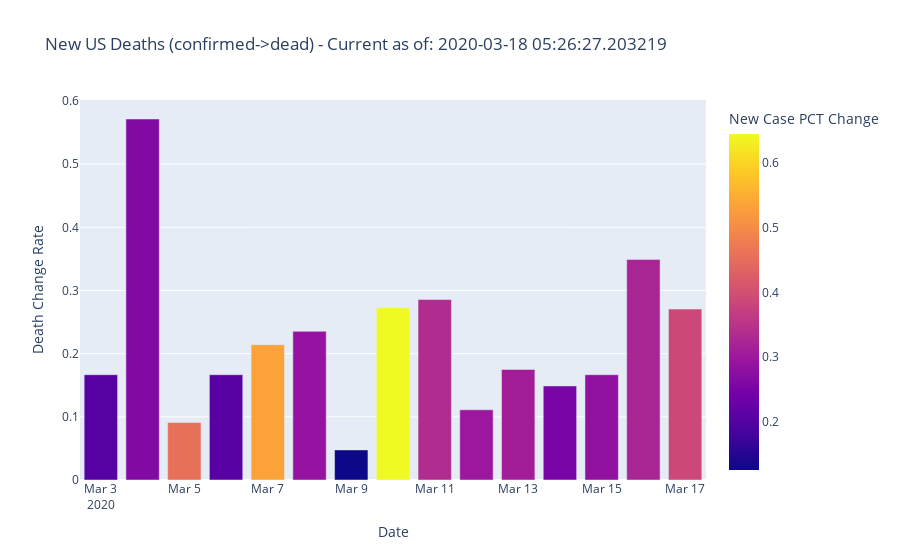

Write notebook code for a chart like this one.
### Code cell
us_chart = px.bar(us_totals[us_totals['Date'] >= '2020-03-03'], 
    x="Date", y="Death Change Rate", color="New Case PCT Change", 
    title="New US Deaths (confirmed->dead) - Current as of: "+str(NOW), 
    )
us_chart.show()

### Figure 1 — Plotly figure (JSON) as saved in the notebook; plotly's stock layout.template omitted (floating-point values rounded to 4 significant figures)
{"data": [{"alignmentgroup": "True", "hoverlabel": {"namelength": 0}, "hovertemplate": "Date=%{x}<br>Death Change Rate=%{y}<br>New Case PCT Change=%{marker.color}", "legendgroup": "", "marker": {"color": [0.2041, 0.2627, 0.4564, 0.2074, 0.5344, 0.2886, 0.1255, 0.6449, 0.3358, 0.2982, 0.3103, 0.2515, 0.2831, 0.3238, 0.3862], "coloraxis": "coloraxis"}, "name": "", "offsetgroup": "", "orientation": "v", "showlegend": false, "textposition": "auto", "type": "bar", "x": ["2020-03-03T00:00:00", "2020-03-04T00:00:00", "2020-03-05T00:00:00", "2020-03-06T00:00:00", "2020-03-07T00:00:00", "2020-03-08T00:00:00", "2020-03-09T00:00:00", "2020-03-10T00:00:00", "2020-03-11T00:00:00", "2020-03-12T00:00:00", "2020-03-13T00:00:00", "2020-03-14T00:00:00", "2020-03-15T00:00:00", "2020-03-16T00:00:00", "2020-03-17T00:00:00"], "xaxis": "x", "y": [0.1667, 0.5714, 0.09091, 0.1667, 0.2143, 0.2353, 0.04762, 0.2727, 0.2857, 0.1111, 0.175, 0.1489, 0.1667, 0.3492, 0.2706], "yaxis": "y"}], "layout": {"autosize": true, "barmode": "relative", "coloraxis": {"colorbar": {"title": {"text": "New Case PCT Change"}}, "colorscale": [[0, "#0d0887"], [0.1111, "#46039f"], [0.2222, "#7201a8"], [0.3333, "#9c179e"], [0.4444, "#bd3786"], [0.5556, "#d8576b"], [0.6667, "#ed7953"], [0.7778, "#fb9f3a"], [0.8889, "#fdca26"], [1, "#f0f921"]]}, "legend": {"tracegroupgap": 0}, "title": {"text": "New US Deaths (confirmed->dead) - Current as of: 2020-03-18 05:26:27.203219"}, "xaxis": {"anchor": "y", "autorange": true, "domain": [0, 1], "range": ["2020-03-02 12:00", "2020-03-17 12:00"], "title": {"text": "Date"}, "type": "date"}, "yaxis": {"anchor": "x", "autorange": true, "domain": [0, 1], "range": [0, 0.6015], "title": {"text": "Death Change Rate"}, "type": "linear"}}}
